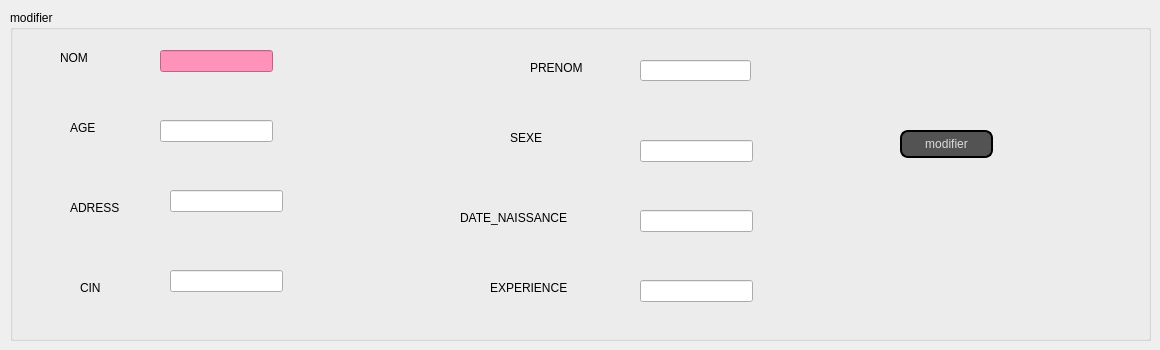
      <widget class="QWidget" name="tab_4">
       <attribute name="title">
        <string>modifier entretient</string>
       </attribute>
       <widget class="QGroupBox" name="groupBox_2">
        <property name="geometry">
         <rect>
          <x>10</x>
          <y>10</y>
          <width>1141</width>
          <height>331</height>
         </rect>
        </property>
        <property name="title">
         <string>modifier</string>
        </property>
        <widget class="QLabel" name="label_5">
         <property name="geometry">
          <rect>
           <x>60</x>
           <y>110</y>
           <width>56</width>
           <height>16</height>
          </rect>
         </property>
         <property name="styleSheet">
          <string notr="true">font: 14pt &quot;MingLiU_HKSCS-ExtB&quot;;</string>
         </property>
         <property name="text">
          <string>AGE</string>
         </property>
        </widget>
        <widget class="QLabel" name="label_6">
         <property name="geometry">
          <rect>
           <x>50</x>
           <y>40</y>
           <width>56</width>
           <height>16</height>
          </rect>
         </property>
         <property name="styleSheet">
          <string notr="true">font: 14pt &quot;MingLiU_HKSCS-ExtB&quot;;</string>
         </property>
         <property name="text">
          <string>NOM</string>
         </property>
        </widget>
        <widget class="QLabel" name="label_7">
         <property name="geometry">
          <rect>
           <x>520</x>
           <y>50</y>
           <width>81</width>
           <height>16</height>
          </rect>
         </property>
         <property name="styleSheet">
          <string notr="true">font: 14pt &quot;MingLiU_HKSCS-ExtB&quot;;</string>
         </property>
         <property name="text">
          <string>PRENOM</string>
         </property>
        </widget>
        <widget class="QLineEdit" name="le_AGE_2">
         <property name="geometry">
          <rect>
           <x>150</x>
           <y>110</y>
           <width>113</width>
           <height>22</height>
          </rect>
         </property>
        </widget>
        <widget class="QLineEdit" name="le_NOM_2">
         <property name="geometry">
          <rect>
           <x>150</x>
           <y>40</y>
           <width>113</width>
           <height>22</height>
          </rect>
         </property>
         <property name="styleSheet">
          <string notr="true">background-color: rgb(255, 146, 184);</string>
         </property>
        </widget>
        <widget class="QLineEdit" name="le_PRENOM_2">
         <property name="geometry">
          <rect>
           <x>630</x>
           <y>50</y>
           <width>111</width>
           <height>21</height>
          </rect>
         </property>
        </widget>
        <widget class="QPushButton" name="pb_ajouter_2">
         <property name="geometry">
          <rect>
           <x>890</x>
           <y>120</y>
           <width>93</width>
           <height>28</height>
          </rect>
         </property>
         <property name="styleSheet">
          <string notr="true">QPushButton {
color: #dcdcdc;
background:#535353;
border: none;
font-size:12px;
font-family:Arial, Helvetica, sans-serif;
border: 2px solid ;
border-radius: 8px;
}
QPushButton:hover {
color:#fff;
	background-color: rgb(0, 0, 127);
border: none;
}</string>
         </property>
         <property name="text">
          <string>modifier</string>
         </property>
        </widget>
        <widget class="QLineEdit" name="le_SEXE_2">
         <property name="geometry">
          <rect>
           <x>630</x>
           <y>130</y>
           <width>113</width>
           <height>22</height>
          </rect>
         </property>
        </widget>
        <widget class="QLineEdit" name="le_DATE_NAISSANCE_2">
         <property name="geometry">
          <rect>
           <x>630</x>
           <y>200</y>
           <width>113</width>
           <height>22</height>
          </rect>
         </property>
        </widget>
        <widget class="QLineEdit" name="le_ADRESS_2">
         <property name="geometry">
          <rect>
           <x>160</x>
           <y>180</y>
           <width>113</width>
           <height>22</height>
          </rect>
         </property>
        </widget>
        <widget class="QLineEdit" name="le_EXPERINCE_2">
         <property name="geometry">
          <rect>
           <x>630</x>
           <y>270</y>
           <width>113</width>
           <height>22</height>
          </rect>
         </property>
        </widget>
        <widget class="QLineEdit" name="le_CIN_2">
         <property name="geometry">
          <rect>
           <x>160</x>
           <y>260</y>
           <width>113</width>
           <height>22</height>
          </rect>
         </property>
        </widget>
        <widget class="QLabel" name="label_15">
         <property name="geometry">
          <rect>
           <x>500</x>
           <y>120</y>
           <width>56</width>
           <height>16</height>
          </rect>
         </property>
         <property name="styleSheet">
          <string notr="true">font: 14pt &quot;MingLiU_HKSCS-ExtB&quot;;</string>
         </property>
         <property name="text">
          <string>SEXE</string>
         </property>
        </widget>
        <widget class="QLabel" name="label_16">
         <property name="geometry">
          <rect>
           <x>450</x>
           <y>200</y>
           <width>161</width>
           <height>16</height>
          </rect>
         </property>
         <property name="styleSheet">
          <string notr="true">font: 14pt &quot;MingLiU_HKSCS-ExtB&quot;;</string>
         </property>
         <property name="text">
          <string>DATE_NAISSANCE</string>
         </property>
        </widget>
        <widget class="QLabel" name="label_17">
         <property name="geometry">
          <rect>
           <x>60</x>
           <y>190</y>
           <width>81</width>
           <height>16</height>
          </rect>
         </property>
         <property name="styleSheet">
          <string notr="true">font: 14pt &quot;MingLiU_HKSCS-ExtB&quot;;</string>
         </property>
         <property name="text">
          <string>ADRESS</string>
         </property>
        </widget>
        <widget class="QLabel" name="label_18">
         <property name="geometry">
          <rect>
           <x>480</x>
           <y>270</y>
           <width>131</width>
           <height>16</height>
          </rect>
         </property>
         <property name="styleSheet">
          <string notr="true">font: 14pt &quot;MingLiU_HKSCS-ExtB&quot;;</string>
         </property>
         <property name="text">
          <string>EXPERIENCE</string>
         </property>
        </widget>
        <widget class="QLabel" name="label_19">
         <property name="geometry">
          <rect>
           <x>70</x>
           <y>270</y>
           <width>56</width>
           <height>16</height>
          </rect>
         </property>
         <property name="styleSheet">
          <string notr="true">font: 14pt &quot;MingLiU_HKSCS-ExtB&quot;;</string>
         </property>
         <property name="text">
          <string>CIN</string>
         </property>
        </widget>
       </widget>
      </widget>
